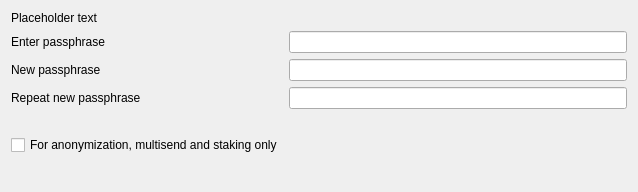
<?xml version="1.0" encoding="UTF-8"?>
<ui version="4.0">
 <class>AskPassphraseDialog</class>
 <widget class="QDialog" name="AskPassphraseDialog">
  <property name="geometry">
   <rect>
    <x>0</x>
    <y>0</y>
    <width>638</width>
    <height>164</height>
   </rect>
  </property>
  <property name="sizePolicy">
   <sizepolicy hsizetype="Preferred" vsizetype="Minimum">
    <horstretch>0</horstretch>
    <verstretch>0</verstretch>
   </sizepolicy>
  </property>
  <property name="minimumSize">
   <size>
    <width>550</width>
    <height>0</height>
   </size>
  </property>
  <property name="windowTitle">
   <string>Passphrase Dialog</string>
  </property>
  <layout class="QVBoxLayout" name="verticalLayout">
   <property name="sizeConstraint">
    <enum>QLayout::SetMinimumSize</enum>
   </property>
   <item>
    <widget class="QLabel" name="warningLabel">
     <property name="text">
      <string notr="true">Placeholder text</string>
     </property>
     <property name="textFormat">
      <enum>Qt::RichText</enum>
     </property>
     <property name="wordWrap">
      <bool>true</bool>
     </property>
    </widget>
   </item>
   <item>
    <layout class="QFormLayout" name="formLayout">
     <property name="sizeConstraint">
      <enum>QLayout::SetMinimumSize</enum>
     </property>
     <property name="fieldGrowthPolicy">
      <enum>QFormLayout::AllNonFixedFieldsGrow</enum>
     </property>
     <item row="0" column="0">
      <widget class="QLabel" name="passLabel1">
       <property name="text">
        <string>Enter passphrase</string>
       </property>
      </widget>
     </item>
     <item row="0" column="1">
      <widget class="QLineEdit" name="passEdit1">
       <property name="echoMode">
        <enum>QLineEdit::Password</enum>
       </property>
      </widget>
     </item>
     <item row="1" column="0">
      <widget class="QLabel" name="passLabel2">
       <property name="text">
        <string>New passphrase</string>
       </property>
      </widget>
     </item>
     <item row="1" column="1">
      <widget class="QLineEdit" name="passEdit2">
       <property name="echoMode">
        <enum>QLineEdit::Password</enum>
       </property>
      </widget>
     </item>
     <item row="2" column="0">
      <widget class="QLabel" name="passLabel3">
       <property name="text">
        <string>Repeat new passphrase</string>
       </property>
      </widget>
     </item>
     <item row="2" column="1">
      <widget class="QLineEdit" name="passEdit3">
       <property name="echoMode">
        <enum>QLineEdit::Password</enum>
       </property>
      </widget>
     </item>
     <item row="3" column="1">
      <widget class="QLabel" name="capsLabel">
       <property name="font">
        <font>
         <weight>75</weight>
         <bold>true</bold>
        </font>
       </property>
       <property name="text">
        <string/>
       </property>
       <property name="alignment">
        <set>Qt::AlignCenter</set>
       </property>
      </widget>
     </item>
     <item row="4" column="0">
      <widget class="QCheckBox" name="anonymizationCheckBox">
       <property name="enabled">
        <bool>true</bool>
       </property>
       <property name="visible">
        <bool>false</bool>
       </property>
       <property name="toolTip">
        <string>Serves to disable the trivial sendmoney when OS account compromised. Provides no real security.</string>
       </property>
       <property name="text">
        <string>For anonymization, multisend and staking only</string>
       </property>
      </widget>
     </item>
    </layout>
   </item>
   <item>
    <layout class="QHBoxLayout" name="horizontalLayout">
     <item>
      <spacer name="horizontalSpacer">
       <property name="orientation">
        <enum>Qt::Horizontal</enum>
       </property>
       <property name="sizeHint" stdset="0">
        <size>
         <width>40</width>
         <height>20</height>
        </size>
       </property>
      </spacer>
     </item>
     <item>
      <widget class="QtMaterialFlatButton" name="acceptButton" native="true">
       <property name="text" stdset="0">
        <string>OK</string>
       </property>
       <property name="autoDefault" stdset="0">
        <bool>true</bool>
       </property>
      </widget>
     </item>
     <item>
      <widget class="QtMaterialFlatButton" name="cancelButton" native="true">
       <property name="text" stdset="0">
        <string>Cancel</string>
       </property>
       <property name="autoDefault" stdset="0">
        <bool>false</bool>
       </property>
      </widget>
     </item>
    </layout>
   </item>
  </layout>
 </widget>
 <customwidgets>
  <customwidget>
   <class>QtMaterialFlatButton</class>
   <extends>QWidget</extends>
   <header>qtmaterialflatbutton.h</header>
  </customwidget>
 </customwidgets>
 <resources/>
 <connections/>
</ui>
